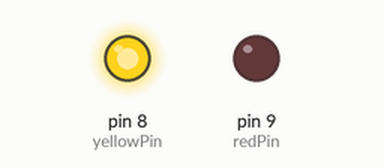
Simulated run of this sketch. Board: Arduino Uno, built with avr-gcc and run on an emulated ATmega328P. Parts: output pins drawn as LEDs (lit = HIGH).

Above: at 0.2 s.
At 5.2 s:
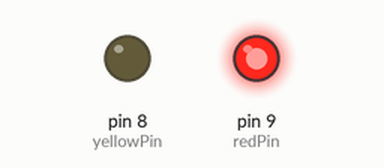
At 9.7 s:
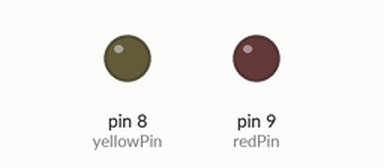
Timing chart, 0 to 10.4 s (numbered marks = the images above):
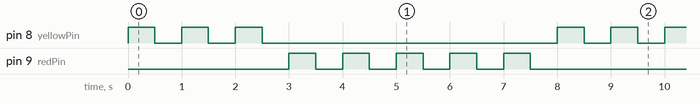

Measured:
- by itself, pin 8 (yellowPin): repeats every 8.0 s: 2 × (LOW 0.50 s, HIGH 0.50 s), LOW 5.5 s, HIGH 0.50 s
- by itself, pin 9 (redPin): repeats every 8.0 s: 4 × (LOW 0.50 s, HIGH 0.50 s), LOW 3.5 s, HIGH 0.50 s
- by itself, everything shown: repeats every 8.0 s, in 16 steps

The sketch:

015_for_loop.ino
```cpp
// https://www.youtube.com/watch?v=OdHzRbR0xHQ&list=PLGs0VKk2DiYw-L-RibttcvK-WBZm8WLEP&index=15
/**
 * Blink yellow LED 3 times, then the red LED 5 times
 */

// pins
int yellowPin = 8;
int redPin = 9;

int blinkYellowCount = 3;
int blinkRedCount = 5;

int delayMs = 500;

void setup() {
  // put your setup code here, to run once:
  pinMode(yellowPin, OUTPUT);
  pinMode(redPin, OUTPUT);
}

void loop() {
  // put your main code here, to run repeatedly:

  for (int x = 0; x < blinkYellowCount; x++){
    digitalWrite(yellowPin, HIGH);
    delay(delayMs);
    digitalWrite(yellowPin, LOW);
    delay(delayMs);
  }

  for (int y = 0; y < blinkRedCount; y++){
    digitalWrite(redPin, HIGH);
    delay(delayMs);
    digitalWrite(redPin, LOW);
    delay(delayMs);
  }
}
```
